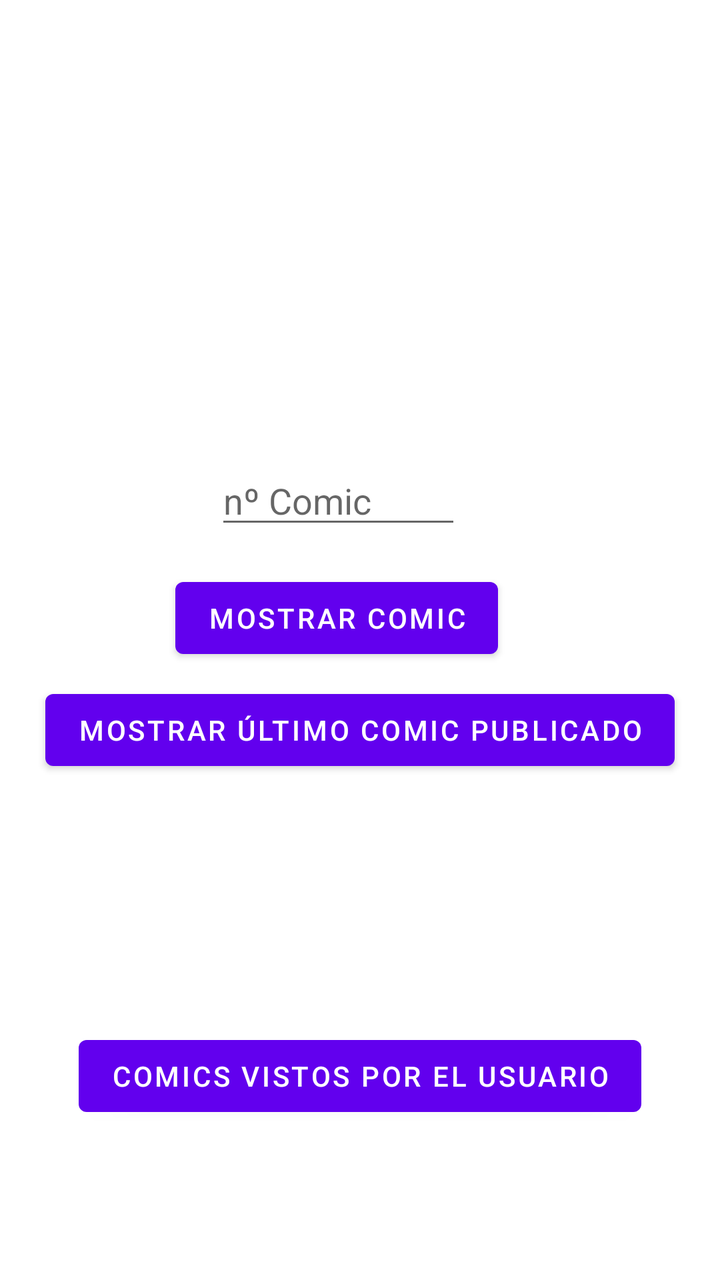
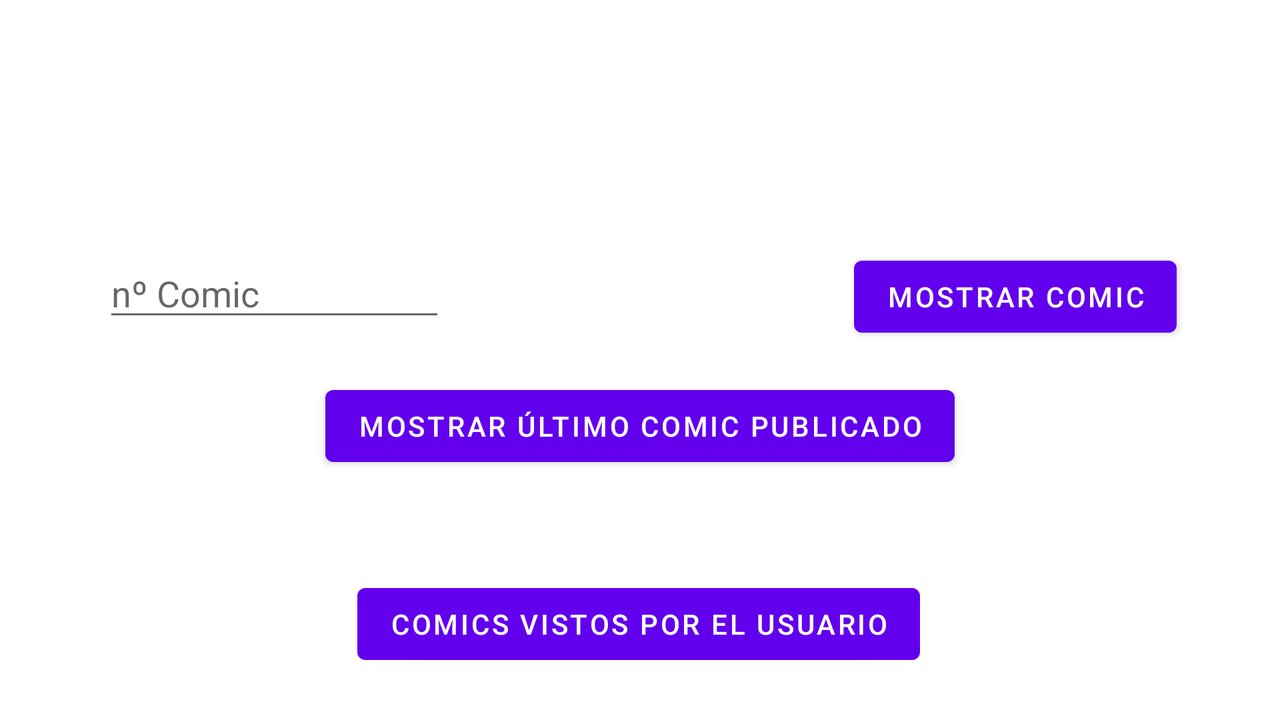

Two renders of one Android screen. The first uses the default layout on a phone; the second uses the alternative layout the repository ships for a different screen configuration, on a matching device. The two XML files are below.
<!-- AndroidManifest.xml: application theme Theme.Tarea32 -->
<!-- res/layout/primera_pantalla.xml -->
<?xml version="1.0" encoding="utf-8"?>
<androidx.constraintlayout.widget.ConstraintLayout xmlns:android="http://schemas.android.com/apk/res/android"
    xmlns:app="http://schemas.android.com/apk/res-auto"
    xmlns:tools="http://schemas.android.com/tools"
    android:layout_width="match_parent"
    android:layout_height="match_parent">

    <ImageView
        android:id="@+id/imageView"
        android:layout_width="234dp"
        android:layout_height="102dp"
        app:layout_constraintBottom_toBottomOf="parent"
        app:layout_constraintEnd_toEndOf="parent"
        app:layout_constraintHorizontal_bias="0.497"
        app:layout_constraintStart_toStartOf="parent"
        app:layout_constraintTop_toTopOf="parent"
        app:layout_constraintVertical_bias="0.095"
        app:srcCompat="@drawable/logo" />

    <EditText
        android:id="@+id/numComic"
        android:layout_width="123dp"
        android:layout_height="wrap_content"
        android:layout_marginTop="75dp"
        android:ems="10"
        android:hint="nº Comic"
        android:inputType="textPersonName"
        app:layout_constraintBottom_toBottomOf="parent"
        app:layout_constraintEnd_toEndOf="parent"
        app:layout_constraintHorizontal_bias="0.454"
        app:layout_constraintStart_toStartOf="parent"
        app:layout_constraintTop_toBottomOf="@+id/imageView"
        app:layout_constraintVertical_bias="0.0" />

    <Button
        android:id="@+id/btnMostrarComic"
        android:layout_width="wrap_content"
        android:layout_height="wrap_content"
        android:layout_marginTop="132dp"
        android:text="Mostrar Comic"
        app:layout_constraintEnd_toEndOf="parent"
        app:layout_constraintHorizontal_bias="0.441"
        app:layout_constraintStart_toStartOf="parent"
        app:layout_constraintTop_toBottomOf="@+id/imageView" />

    <Button
        android:id="@+id/btnMostarUltimo"
        android:layout_width="wrap_content"
        android:layout_height="wrap_content"
        android:layout_marginTop="188dp"
        android:text="Mostrar Último Comic Publicado"
        app:layout_constraintBottom_toBottomOf="parent"
        app:layout_constraintEnd_toEndOf="parent"
        app:layout_constraintHorizontal_bias="0.498"
        app:layout_constraintStart_toStartOf="parent"
        app:layout_constraintTop_toBottomOf="@+id/imageView"
        app:layout_constraintVertical_bias="0.0" />

    <Button
        android:id="@+id/btnMostrarBD"
        android:layout_width="wrap_content"
        android:layout_height="wrap_content"
        android:layout_marginTop="125dp"
        android:text="Comics vistos por el usuario"
        app:layout_constraintBottom_toBottomOf="parent"
        app:layout_constraintEnd_toEndOf="parent"
        app:layout_constraintHorizontal_bias="0.498"
        app:layout_constraintStart_toStartOf="parent"
        app:layout_constraintTop_toBottomOf="@+id/btnMostarUltimo"
        app:layout_constraintVertical_bias="0.0" />
</androidx.constraintlayout.widget.ConstraintLayout>
<!-- resources referenced by this layout -->
<resources>
  <style name="Theme.Tarea32" parent="Theme.MaterialComponents.DayNight.DarkActionBar">
          
          <item name="colorPrimary">@color/purple_500</item>
          <item name="colorPrimaryVariant">@color/purple_700</item>
          <item name="colorOnPrimary">@color/white</item>
          
          <item name="colorSecondary">@color/teal_200</item>
          <item name="colorSecondaryVariant">@color/teal_700</item>
          <item name="colorOnSecondary">@color/black</item>
          
          <item name="android:statusBarColor" tools:targetApi="l">?attr/colorPrimaryVariant</item>
          
      </style>
</resources>
<!-- res/layout-land/primera_pantalla.xml (the repository's variant of the layout above) -->
<!-- drawn on the phone turned sideways -->
<?xml version="1.0" encoding="utf-8"?>
<androidx.constraintlayout.widget.ConstraintLayout xmlns:android="http://schemas.android.com/apk/res/android"
    xmlns:app="http://schemas.android.com/apk/res-auto"
    xmlns:tools="http://schemas.android.com/tools"
    android:layout_width="match_parent"
    android:layout_height="match_parent">

    <ImageView
        android:id="@+id/imageView"
        android:layout_width="234dp"
        android:layout_height="102dp"
        app:layout_constraintBottom_toBottomOf="parent"
        app:layout_constraintEnd_toEndOf="parent"
        app:layout_constraintHorizontal_bias="0.498"
        app:layout_constraintStart_toStartOf="parent"
        app:layout_constraintTop_toTopOf="parent"
        app:layout_constraintVertical_bias="0.09"
        app:srcCompat="@drawable/logo" />

    <EditText
        android:id="@+id/numComic"
        android:layout_width="171dp"
        android:layout_height="38dp"
        android:ems="10"
        android:hint="nº Comic"
        android:inputType="textPersonName"
        app:layout_constraintBottom_toBottomOf="parent"
        app:layout_constraintEnd_toEndOf="parent"
        app:layout_constraintHorizontal_bias="0.11"
        app:layout_constraintStart_toStartOf="parent"
        app:layout_constraintTop_toTopOf="parent"
        app:layout_constraintVertical_bias="0.396" />

    <Button
        android:id="@+id/btnMostrarComic"
        android:layout_width="wrap_content"
        android:layout_height="wrap_content"
        android:text="Mostrar Comic"
        app:layout_constraintBottom_toBottomOf="parent"
        app:layout_constraintEnd_toEndOf="parent"
        app:layout_constraintHorizontal_bias="0.892"
        app:layout_constraintStart_toStartOf="parent"
        app:layout_constraintTop_toTopOf="parent"
        app:layout_constraintVertical_bias="0.399" />

    <Button
        android:id="@+id/btnMostarUltimo"
        android:layout_width="wrap_content"
        android:layout_height="wrap_content"
        android:text="Mostrar Último Comic Publicado"
        app:layout_constraintBottom_toBottomOf="parent"
        app:layout_constraintEnd_toEndOf="parent"
        app:layout_constraintStart_toStartOf="parent"
        app:layout_constraintTop_toTopOf="parent"
        app:layout_constraintVertical_bias="0.606" />

    <Button
        android:id="@+id/btnMostrarBD"
        android:layout_width="wrap_content"
        android:layout_height="wrap_content"
        android:layout_marginTop="51dp"
        android:layout_marginBottom="44dp"
        android:text="Comics vistos por el usuario"
        app:layout_constraintBottom_toBottomOf="parent"
        app:layout_constraintEnd_toEndOf="parent"
        app:layout_constraintHorizontal_bias="0.498"
        app:layout_constraintStart_toStartOf="parent"
        app:layout_constraintTop_toBottomOf="@+id/btnMostarUltimo"
        app:layout_constraintVertical_bias="0.0" />
</androidx.constraintlayout.widget.ConstraintLayout>
